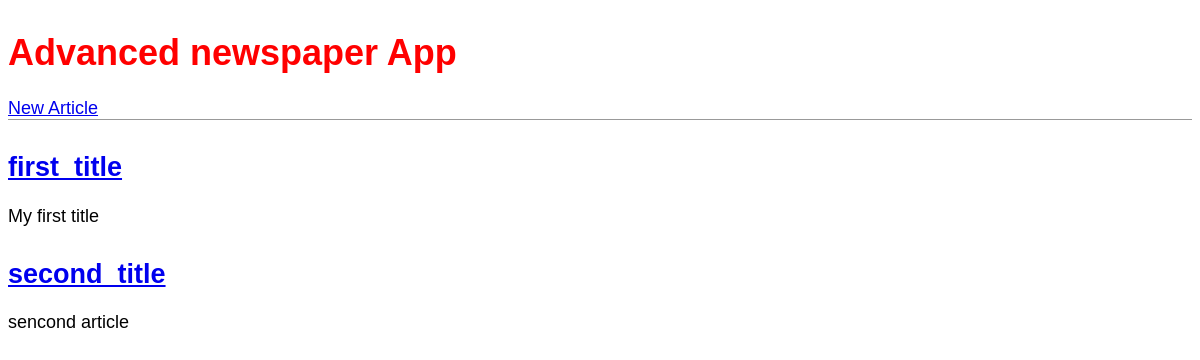
Before: / with the older database file.
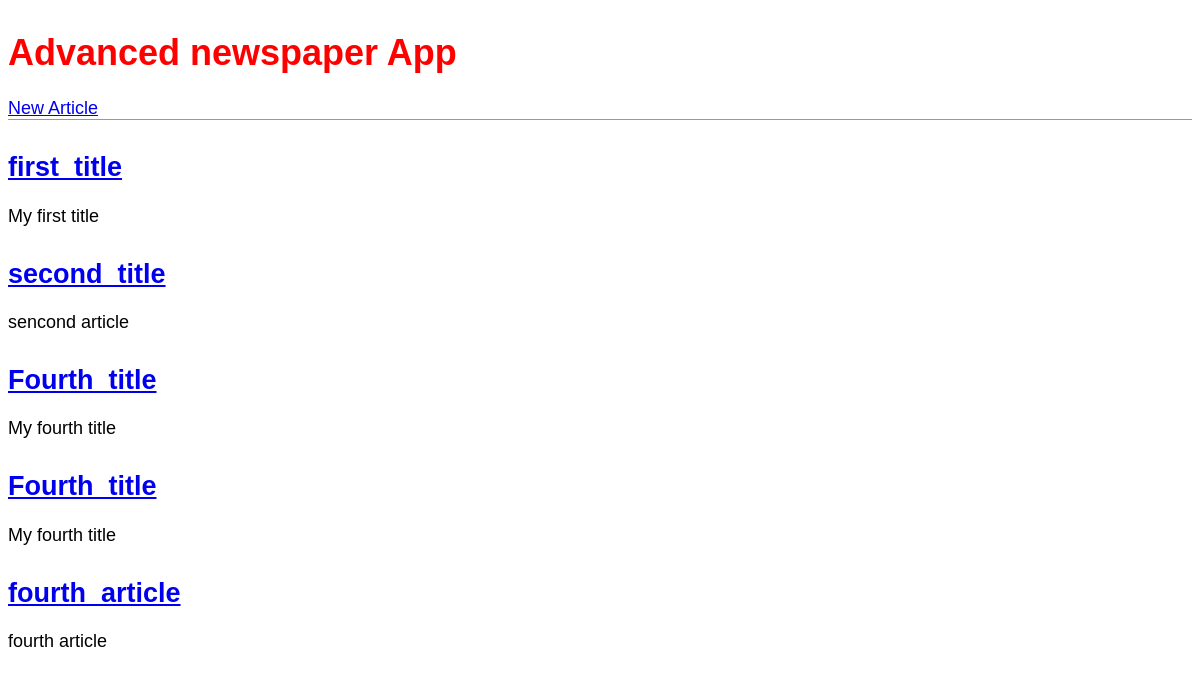
After: the same page with the newer database file.
### news/models.py (models this page shows, shortened)
class Article(models.Model):
    title = models.CharField(max_length=400)
    author = models.ForeignKey(
        'auth.User',
        on_delete=models.CASCADE,
    )
    body = models.TextField()

### news/views.py (the view)
# urls.py: path('', ArticleListView.as_view(), name='home' ),
class ArticleListView(ListView):
    model = Article
    template_name = 'home.html'

### news/templates/home.html
{% extends 'base.html' %}
{% block content%}
{% for article in object_list %}
<div class="post-entry">
    <h2><a href="{% url 'article_detail' article.pk %}"> {{article.title}} </a></h2>
    <p> {{article.body}} </p>
</div>
{% endfor %}
{% endblock content%}

### news/templates/base.html (shortened to what this page needs)
{% load static %}
<!DOCTYPE html>
<head>
    <link href="{% static 'news/css/base.css' %}" rel="stylesheet">
</head>
<body>
    <header>
        <div>
            <h1>
                <a href="{% url 'home'}">Advanced newspaper App</a>
            </h1>
             <a href="{ % url 'article_new'  % }"> New Article </a>
        </div>
    </header>
    <div>
        {% block content %}
    </div>
</body>
</html>

### static/news/css/base.css (style rules this page uses)
body { font-family: 'Gill Sans', 'Gill Sans MT', Calibri, 'Trebuchet MS', sans-serif; font-size : 18px; }
header { border-bottom: 1px solid #999; margin-bottom: 2rem; display: flex; }
header h1 a { color: red; text-decoration: none; }
.post-entry { margin-bottom: 2rem; }

Changed rows visible on the page:
added Article: title "Fourth_title", body "My fourth title"
added Article: title "Fourth_title", body "My fourth title"
added Article: title "fourth_article", body "fourth article"
